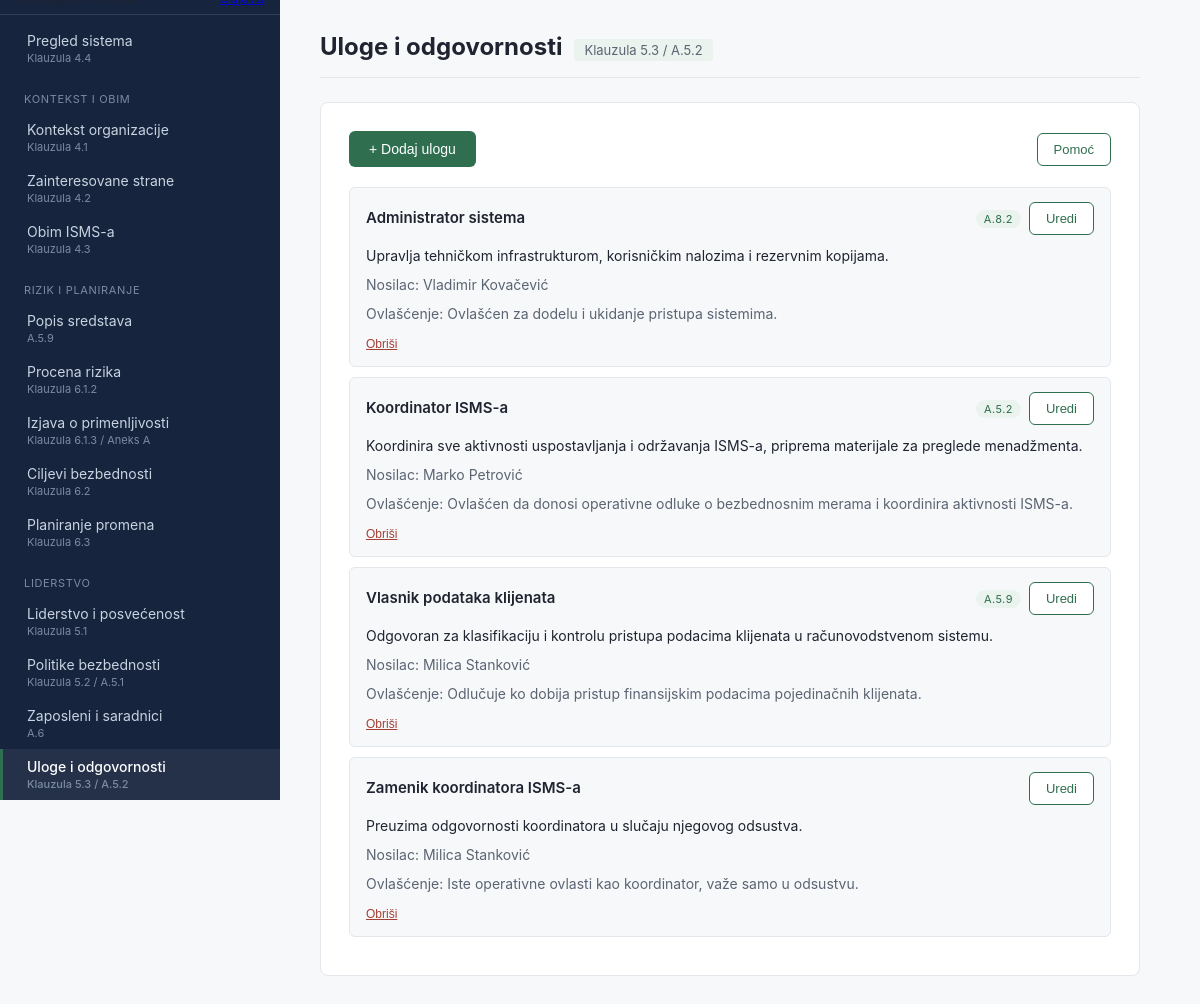
The page /?page=uloge (signed in) on the database its author committed.
### tables this page shows
CREATE TABLE roles_responsibilities (
    id                  BIGINT UNSIGNED AUTO_INCREMENT PRIMARY KEY,
    organization_id     BIGINT UNSIGNED NOT NULL,
    role_name           VARCHAR(255) NOT NULL COMMENT 'npr. Koordinator ISMS-a, Vlasnik sredstva X',
    description         TEXT NULL,
    assigned_to         BIGINT UNSIGNED NULL,
    authority_level      VARCHAR(255) NULL COMMENT 'Klauzula 5.3 - odgovornost bez ovlascenja je nepotpuna',
    related_control_ref  VARCHAR(20) NULL COMMENT 'npr. A.5.2, ako uloga direktno odgovara na kontrolu',
    created_at          TIMESTAMP NOT NULL DEFAULT CURRENT_TIMESTAMP,
    updated_at          TIMESTAMP NOT NULL DEFAULT CURRENT_TIMESTAMP ON UPDATE CURRENT_TIMESTAMP,
    FOREIGN KEY (organization_id) REFERENCES organizations(id) ON DELETE CASCADE,
    FOREIGN KEY (assigned_to) REFERENCES personnel(id) ON DELETE SET NULL,
    INDEX idx_roles_org (organization_id)
);

CREATE TABLE personnel (
    id                  BIGINT UNSIGNED AUTO_INCREMENT PRIMARY KEY,
    organization_id     BIGINT UNSIGNED NOT NULL,
    full_name           VARCHAR(255) NOT NULL,
    email               VARCHAR(255) NULL,
    employment_type     ENUM('zaposleni','honorarni_saradnik','spoljni_dobavljac','ostalo') NOT NULL DEFAULT 'zaposleni',
    job_title           VARCHAR(255) NULL,
    start_date          DATE NULL,
    end_date            DATE NULL COMMENT 'A.6.5 - koristi se i za merenje vremena ukidanja pristupa (9.1)',
    is_active           BOOLEAN NOT NULL DEFAULT TRUE,
    created_at          TIMESTAMP NOT NULL DEFAULT CURRENT_TIMESTAMP,
    updated_at          TIMESTAMP NOT NULL DEFAULT CURRENT_TIMESTAMP ON UPDATE CURRENT_TIMESTAMP,
    FOREIGN KEY (organization_id) REFERENCES organizations(id) ON DELETE CASCADE,
    INDEX idx_personnel_org (organization_id)
);

### src/includes/role-card.php (the view, shortened to what this page needs)
<div class="factor-card">
    <div class="card-header-row">
        <span class="card-title"><?= htmlspecialchars($role['role_name']) ?></span>
        <div class="button-group">
            <?php if (!empty($role['related_control_ref'])): ?>
                <span class="factor-category"><?= htmlspecialchars($role['related_control_ref']) ?></span>
            <?php endif; ?>
            <button type="button" class="btn-secondary"
                onclick='openEditRoleModal(<?= json_encode([
                    "id"                  => (int) $role["id"],
                    "role_name"           => $role["role_name"],
                    "description"         => $role["description"] ?? "",
                    "assigned_to"         => $role["assigned_to"] ?? "",
                    "authority_level"     => $role["authority_level"] ?? "",
                    "related_control_ref" => $role["related_control_ref"] ?? "",
                ], JSON_HEX_APOS | JSON_HEX_QUOT | JSON_HEX_TAG | JSON_HEX_AMP) ?>)'>Uredi</button>
        </div>
    </div>
    <?php if (!empty($role['description'])): ?>
        <p><?= nl2br(htmlspecialchars($role['description'])) ?></p>
    <?php endif; ?>
    <p class="item-meta">
        Nosilac:
        <?= $role['assigned_name'] !== null ? htmlspecialchars($role['assigned_name']) : 'nije dodeljeno' ?>
    </p>
    <?php if (!empty($role['authority_level'])): ?>
        <p class="item-meta">Ovlašćenje: <?= htmlspecialchars($role['authority_level']) ?></p>
    <?php endif; ?>
    <form method="post" class="factor-delete-form" onsubmit="return confirm('Obrisati ovu ulogu?');">
        <button type="submit" class="btn-delete">Obriši</button>
    </form>
</div>

### src/modules/uloge.php (shortened to what this page needs)
<?php
$pdo = getDbConnection();
$organizationId = ensureDefaultOrganization($pdo);
$rolesStmt = $pdo->prepare(
    'SELECT r.*, p.full_name AS assigned_name
     FROM roles_responsibilities r
     LEFT JOIN personnel p ON p.id = r.assigned_to
     WHERE r.organization_id = :org_id
     ORDER BY r.role_name'
);
$rolesStmt->execute(['org_id' => $organizationId]);
$allRoles = $rolesStmt->fetchAll();
?>
<div class="toolbar">
    <button type="button" class="btn-primary" onclick="openAddRoleModal()">+ Dodaj ulogu</button>
    <button type="button" class="btn-secondary" onclick="openHelpModal()">Pomoć</button>
</div>
<?php if (empty($allRoles)): ?>
    <p class="empty-state">Još uvek nema unetih uloga.</p>
<?php else: ?>
    <?php foreach ($allRoles as $role): ?>
        <?php include __DIR__ . '/../includes/role-card.php'; ?>
    <?php endforeach; ?>
<?php endif; ?>

### src/assets/style.css (style rules this page uses)
:root { --color-bg: #f7f8fa; --color-surface: #ffffff; --color-sidebar: #16243e; --color-sidebar-text: #c9d3e0; --color-sidebar-text-muted: #7c8aa3; --color-accent: #2f6f4f; --color-accent-soft: #eaf3ee; --color-warning: #9a6b12; --color-warning-soft: #fbf1de; --color-danger: #a34036; --color-danger-soft: #fbeae7; --color-text: #1f2430; --color-text-muted: #5b6472; --color-border: #e3e6eb; --sidebar-width: 280px; }
* { box-sizing: border-box; }
body { margin: 0; font-family: -apple-system, BlinkMacSystemFont, "Segoe UI", Roboto, sans-serif; background: var(--color-bg); color: var(--color-text); }
.btn-primary { background: var(--color-accent); color: #ffffff; border: none; border-radius: 6px; padding: 10px 20px; font-size: 14px; font-weight: 500; cursor: pointer; }
.btn-secondary { background: var(--color-surface); color: var(--color-accent); border: 1px solid var(--color-accent); border-radius: 6px; padding: 8px 16px; font-size: 13px; font-weight: 500; cursor: pointer; }
.btn-delete { background: none; border: none; color: #a34036; font-size: 12px; cursor: pointer; padding: 0; text-decoration: underline; }
.factor-card { background: var(--color-bg); border: 1px solid var(--color-border); border-radius: 6px; padding: 14px 16px; margin-bottom: 10px; }
.factor-card p { margin: 6px 0 8px; font-size: 14px; line-height: 1.5; }
.factor-category { display: inline-block; font-size: 11px; text-transform: uppercase; letter-spacing: 0.04em; color: var(--color-accent); background: var(--color-accent-soft); padding: 2px 8px; border-radius: 999px; }
.factor-delete-form { margin: 0; }
.card-header-row { display: flex; align-items: baseline; justify-content: space-between; flex-wrap: wrap; gap: 12px; margin-bottom: 10px; }
.card-title { font-size: 15px; font-weight: 600; }
.item-meta { font-size: 12px; color: var(--color-text-muted); }
.button-group { display: flex; align-items: center; gap: 8px; }
.toolbar { display: flex; align-items: center; justify-content: space-between; gap: 8px; flex-wrap: wrap; margin-bottom: 20px; }

### rows shown on the page
roles_responsibilities: role_name "Administrator sistema", related_control_ref "A.8.2", description "Upravlja tehničkom infrastrukturom, korisničkim nalozima i rezervnim kopijama.", assigned_to.full_name "Vladimir Kovačević", authority_level "Ovlašćen za dodelu i ukidanje pristupa sistemima."
roles_responsibilities: role_name "Koordinator ISMS-a", related_control_ref "A.5.2", description "Koordinira sve aktivnosti uspostavljanja i održavanja ISMS-a, priprema materijale za preglede menadžmenta.", assigned_to.full_name "Marko Petrović", authority_level "Ovlašćen da donosi operativne odluke o bezbednosnim merama i koordinira aktivnosti ISMS-a."
roles_responsibilities: role_name "Vlasnik podataka klijenata", related_control_ref "A.5.9", description "Odgovoran za klasifikaciju i kontrolu pristupa podacima klijenata u računovodstvenom sistemu.", assigned_to.full_name "Milica Stanković", authority_level "Odlučuje ko dobija pristup finansijskim podacima pojedinačnih klijenata."
roles_responsibilities: role_name "Zamenik koordinatora ISMS-a", description "Preuzima odgovornosti koordinatora u slučaju njegovog odsustva.", assigned_to.full_name "Milica Stanković", authority_level "Iste operativne ovlasti kao koordinator, važe samo u odsustvu."

### other values the page prints
$item['title'] "Pregled sistema"
$item['iso_ref'] "Klauzula 4.4"
$lastGroup "KONTEKST I OBIM"
$item['title'] "Kontekst organizacije"
$item['iso_ref'] "Klauzula 4.1"
$item['title'] "Zainteresovane strane"
$item['iso_ref'] "Klauzula 4.2"
$item['title'] "Obim ISMS-a"
$item['iso_ref'] "Klauzula 4.3"
$lastGroup "RIZIK I PLANIRANJE"
$item['title'] "Popis sredstava"
$item['iso_ref'] "A.5.9"
$item['title'] "Procena rizika"
$item['iso_ref'] "Klauzula 6.1.2"
$item['title'] "Izjava o primenljivosti"
